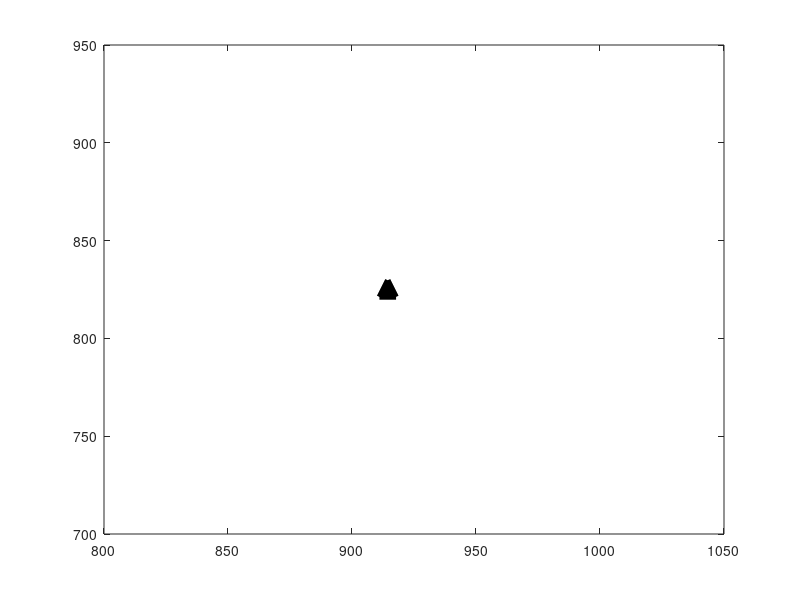

MATLAB code for this plot: (Note: this script raises an error after producing the figure.)
function hGauges=plotFRFinstruments_instrumentsOnly_4SWOT_compare_locations()

% openfig('bigFrfDEM_5mContours.fig') % Edit in this script: pullAndPlotFRFData_bigArea_1arcSecond.m

% Water level 
load('sensorCoords.mat');

% Pier
fill([0 585 585 0], [514 514 520 520],'k'); % Pier

% Noaa guage
% noaaLat=36.183639;
% noaaLong=-75.74528;
% [~,~, ~, ~, noaaY, noaaX] = frfCoord(noaaLong, noaaLat);
% plot(noaaX, noaaY,'o','MarkerSize',12,'MarkerFaceColor','b','LineWidth',4,'Color','b')

% Waves & water level
% % Paros940-200
% paros940_200Lat=36.18621245;
% paros940_200Long=-75.75078584;
% [~,~, ~, ~, paros940_200Y, paros940_200X] = frfCoord(paros940_200Long, paros940_200Lat);
% plot(paros940_200X, paros940_200Y,'o','MarkerSize',12,'MarkerFaceColor','k','LineWidth',4,'Color','k')

% % Paros940-250
% paros940_250Lat=36.18634661;
% paros940_250Long=-75.75029523;
% [~,~, ~, ~, paros940_250Y, paros940_250X] = frfCoord(paros940_250Long, paros940_250Lat);
% plot(paros940_250X, paros940_250Y,'o','MarkerSize',12,'MarkerFaceColor','k','LineWidth',4,'Color','k')

% % xp340m
% xp340mLat=36.18659;
% xp340mLong=-75.74934;
% [~,~, ~, ~, xp340mY, xp340mX] = frfCoord(xp340mLong, xp340mLat);
% plot(xp340mX, xp340mY,'o','MarkerSize',12,'MarkerFaceColor','k','LineWidth',4,'Color','k')


% 8m array
h3=plot(sensorCoords(12,1), sensorCoords(12,2) ,'^','MarkerSize',12,'MarkerFaceColor','k','LineWidth',4,'Color','k');

% waverider17m
waverider17mLat=36.1995;
waverider17mLong=-75.71483333333333;
[~,~, ~, ~, waverider17mY, waverider17mX] = frfCoord(waverider17mLong, waverider17mLat);
h2=plot(waverider17mX, waverider17mY,'^','MarkerSize',12,'MarkerFaceColor','k','LineWidth',4,'Color','k');
  % ylim([0 waverider17mY+100]);
  % xlim([0 waverider17mX+100]);

% waverider26m
waverider26mLat=36.25833333333333;
waverider26mLong=-75.59333333333333;
[~,~, ~, ~, waverider26mY, waverider26mX] = frfCoord(waverider26mLong, waverider26mLat);
h1=plot(waverider26mX, waverider26mY,'^','MarkerSize',12,'MarkerFaceColor','k','LineWidth',4,'Color','k');
%   ylim([0 waverider26mY+300]);
%   xlim([0 waverider26mX+300]);


% Current meters
% % Awac 11m
% [~,~, ~, ~, awac11mY, awac11mX] = frfCoord(-75.739155100000000, 36.189244500000000);
% plot(awac11mX, awac11mY, 'o','MarkerSize',12,'MarkerFaceColor','r','LineWidth',4,'Color','r')

% Wave and Current Meters
% % sig940-300
% sig940_300Lat=36.18649;
% sig940_300Long=-75.7498;
% [~,~, ~, ~, sig940_300Y, sig940_300X] = frfCoord(sig940_300Long, sig940_300Lat);
% plot(sig940_300X, sig940_300Y,'o','MarkerSize',12,'MarkerFaceColor','r','LineWidth',4,'Color','k')

% % Sig940-400
% plot(400, 940, 'o','MarkerSize',12,'MarkerFaceColor','r','LineWidth',4,'Color','k')

% % AWAC- 4.5m (Dont need to plot this one because its basically same spot as
% % above)
% awac45Lat=36.186779;
% awac45Long=-75.748681;
% [~,~, ~, ~, awac45Y, awac45X] = frfCoord(awac45Long, awac45Lat);
% plot(awac45X, awac45Y,'o','MarkerSize',12,'MarkerFaceColor','r','LineWidth',4,'Color','k')

% sig940-600
sig940_600Lat=36.18734;
sig940_600Long=-75.74651;
[~,~, ~, ~, sig940_600Y, sig940_600X] = frfCoord(sig940_600Long, sig940_600Lat);
h4=plot(sig940_600X, sig940_600Y,'^','MarkerSize',12,'MarkerFaceColor','k','LineWidth',4,'Color','k');

hGauges = [h1 h2 h3 h4];



% Shape file
load("UsShapeFrfX.mat");
load("UsShapeFrfY.mat");
plot(UsShapeFrfX, UsShapeFrfY,'k-')

% legend('','','','','NOAA Water Level Gauge','Wave Gauge', '','','','','','Current Meter','Combined Wave and Current','','')

end
